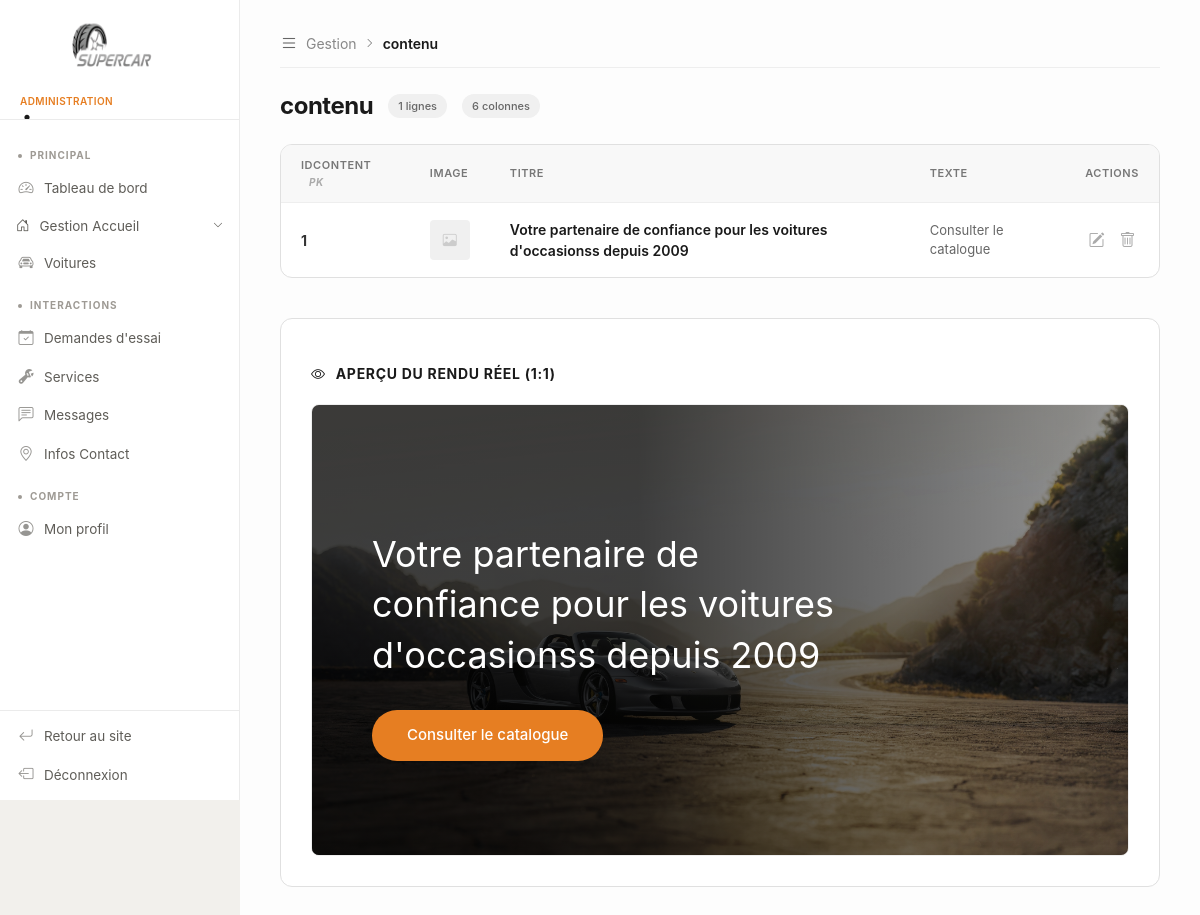
Page /Admin/section_hero.php (signed in) on the committed database.
### tables this page shows
CREATE TABLE contenu(
   id_contenu INT AUTO_INCREMENT PRIMARY KEY,
   lignecontenu INT,
   titre VARCHAR(200) NOT NULL,
   texte TEXT,
   image VARCHAR(255) DEFAULT NULL,
   page VARCHAR(100)
);

### Admin/backend/gestion_accueil/FonctionContenu.php (called while the page is built, shortened)
<?php
function get_contenu_by_page($page) {
    global $bdd;
    $sql = "SELECT * FROM contenu WHERE page = '$page' ORDER BY lignecontenu ASC";
    $resultat = mysqli_query($bdd, $sql);
    return mysqli_fetch_all($resultat, MYSQLI_ASSOC);
}
?>

### Admin/section_hero.php (the view, shortened to what this page needs)
<?php
include 'backend/gestion_accueil/FonctionContenu.php';
$hero_contents = get_contenu_by_page('accueil');
$count_rows = count($hero_contents);
$edit_data = null;
$hero_main = null;
foreach ($hero_contents as $row) {
    if ($row['lignecontenu'] == 1) $hero_main = $row;
}
?>
<!DOCTYPE html>
<html lang="fr">
<head>
    <link rel="stylesheet" href="https://cdn.jsdelivr.net/npm/bootstrap-icons@1.11.3/font/bootstrap-icons.css">
    <link rel="stylesheet" href="assets/header.css">
    <link rel="stylesheet" href="assets/section_hero.css">
</head>
<body>
    <?php include('include/header.php'); ?>
    <div id="main-content" class="<?= $edit_data ? 'page-blur' : '' ?>">
        <div class="top-nav-admin">
            <div class="breadcrumb-simple">
                <i class="bi bi-list"></i> Gestion <i class="bi bi-chevron-right" style="font-size: 10px;"></i> <span class="current">contenu</span>
            </div>
        </div>
        <div class="table-info-header">
            <div class="table-title-wrap">
                <h1>contenu</h1>
                <span class="badge-info"><?= $count_rows ?> lignes</span>
                <span class="badge-info">6 colonnes</span>
            </div>
        </div>
        <div class="table-container">
            <div style="overflow-x: auto;">
                <table class="admin-table">
                    <thead>
                        <tr>
                            <th>IDCONTENT <span class="cell-badge">PK</span></th>
                            <th>IMAGE</th>
                            <th>TITRE</th>
                            <th>TEXTE</th>
                            <th style="text-align: center;">ACTIONS</th>
                        </tr>
                    </thead>
                    <tbody>
                        <?php if (empty($hero_contents)): ?>
                            <tr>
                                <td colspan="5" style="text-align: center; padding: 40px; color: #888;">
                                    Aucune donnée disponible.
                                </td>
                            </tr>
                        <?php else: ?>
                            <?php foreach ($hero_contents as $row): ?>
                                <tr>
                                    <td style="font-weight: 700;"><?= $row['id_contenu'] ?></td>
                                    <td>
                                        <?php if($row['image']): ?>
                                            <div style="width: 40px; height: 40px; border-radius: 4px; background: url('../images/background/<?= $row['image'] ?>') center/cover;"></div>
                                        <?php else: ?>
                                            <div style="width: 40px; height: 40px; border-radius: 4px; background: #f0f0f0; display: flex; align-items: center; justify-content: center; color: #ccc;">
                                                <i class="bi bi-image"></i>
                                            </div>
                                        <?php endif; ?>
                                    </td>
                                    <td style="font-weight: 600; color: #1a1a1a;"><?= $row['titre'] ?></td>
                                    <td style="max-width: 300px; color: #666; font-size: 13px;"><?= $row['texte'] ?></td>
                                    <td>
                                        <div class="action-links" style="justify-content: center;">
                                            <a href="section_hero.php?edit=<?= $row['id_contenu'] ?>" title="Modifier">
                                                <i class="bi bi-pencil-square"></i>
                                            </a>
                                            <a href="backend/gestion_accueil/delete_hero.php?id=<?= $row['id_contenu'] ?>" class="delete" title="Supprimer" onclick="return confirm('Supprimer définitivement cette ligne ?')">
                                                <i class="bi bi-trash"></i>
                                            </a>
                                        </div>
                                    </td>
                                </tr>
                            <?php endforeach; ?>
                        <?php endif; ?>
                    </tbody>
                </table>
            </div>
        </div>
        <div class="preview-container">
            <h3 class="preview-title"><i class="bi bi-eye"></i> Aperçu du rendu réel (1:1)</h3>
            <div class="hero-preview-wrapper">
                <section class="hero-section" style="background: linear-gradient(rgba(0,0,0,0.4), rgba(0,0,0,0.4)), url('../images/background/<?= $hero_main['image'] ?? 'background/porsche.jpg' ?>') center/cover;">
                    <div class="hero-overlay"></div>
                    <div class="hero-content">
                        <h1 class="hero-title"><?= $hero_main ? $hero_main['titre'] : "Titre par défaut" ?></h1>
                        <div class="btn-orange-hero"><?= $hero_main ? $hero_main['texte'] : "Bouton" ?></div>
                    </div>
                </section>
            </div>
        </div>
    </div>
    <?php include('include/footer.php'); ?>
</body>
</html>

### Admin/assets/header.css (style rules this page uses)
:root { --bg-primary: #ffffff; --bg-secondary: #f8f6f3; --bg-tertiary: #f2f0ec; --text-primary: #1a1a1a; --text-secondary: #5f5d58; --text-tertiary: #9e9a94; --border: rgba(0, 0, 0, 0.08); --border-md: rgba(0, 0, 0, 0.14); --accent: #E67E22; --accent-soft: #fdf5ed; --accent-dark: #c86a10; --accent-text: #ffffff; }
*, *::before, *::after { box-sizing: border-box; }
body { margin: 0; padding: 0; font-family: -apple-system, BlinkMacSystemFont, 'Segoe UI', 'Helvetica Neue', Arial, sans-serif; background: var(--bg-tertiary); color: var(--text-primary); font-size: 14px; line-height: 1.5; min-height: 100vh; display: flex; }

### Admin/assets/section_hero.css (style rules this page uses)
#main-content { flex: 1; padding: 20px 40px; background: #fdfdfd; min-width: 0; }
.top-nav-admin { display: flex; justify-content: space-between; align-items: center; padding: 10px 0; margin-bottom: 20px; border-bottom: 0.5px solid #eee; }
.breadcrumb-simple { font-size: 14px; color: #888; display: flex; align-items: center; gap: 8px; }
.breadcrumb-simple i { font-size: 18px; color: #666; }
.breadcrumb-simple .current { font-weight: 600; color: #1a1a1a; }
.table-info-header { display: flex; justify-content: space-between; align-items: center; margin-bottom: 20px; }
.table-title-wrap { display: flex; align-items: center; gap: 15px; }
.table-title-wrap h1 { font-size: 24px; font-weight: 700; margin: 0; letter-spacing: -0.02em; }
.badge-info { font-size: 11px; background: #f0f0f0; color: #666; padding: 4px 10px; border-radius: 20px; font-weight: 500; }
.table-container { background: #fff; border: 0.5px solid #e0e0e0; border-radius: 12px; overflow: hidden; }
.admin-table { width: 100%; border-collapse: collapse; }
.admin-table thead { background: #f8f8f8; }
.admin-table th { padding: 12px 20px; font-size: 11px; font-weight: 600; color: #777; text-transform: uppercase; letter-spacing: 0.05em; text-align: left; border-bottom: 0.5px solid #eee; }
.admin-table td { padding: 16px 20px; font-size: 14px; color: #333; border-bottom: 0.5px solid #f5f5f5; }
.admin-table tr:last-child td { border-bottom: none; }
.cell-badge { font-size: 10px; font-weight: 700; color: #aaa; margin-left: 8px; font-style: italic; text-transform: uppercase; }
.action-links { display: flex; gap: 15px; }
.action-links a { color: #aaa; font-size: 16px; transition: color 0.2s; }
.preview-container { margin-top: 40px; background: #fff; border: 0.5px solid #e0e0e0; border-radius: 12px; padding: 30px; margin-bottom: 30px; }
.preview-title { font-size: 14px; font-weight: 700; color: #1a1a1a; margin-bottom: 20px; display: flex; align-items: center; gap: 10px; text-transform: uppercase; letter-spacing: 0.05em; }
.hero-preview-wrapper { width: 100%; border-radius: 8px; overflow: hidden; position: relative; border: 1px solid #eee; }
.hero-preview-wrapper .hero-section { position: relative; height: 450px; min-height: 400px; background-size: cover; background-position: center; display: flex; align-items: center; overflow: hidden; font-family: -apple-system, BlinkMacSystemFont, 'Segoe UI', 'Roboto', sans-serif; }
.hero-preview-wrapper .hero-overlay { position: absolute; top: 0; left: 0; right: 0; bottom: 0; background: linear-gradient(to right, rgba(0, 0, 0, 0.6) 40%, transparent 100%); z-index: 1; }
.hero-preview-wrapper .hero-content { position: relative; z-index: 2; max-width: 600px; padding: 60px; }
.hero-preview-wrapper .hero-title { font-size: 36px; font-weight: 400; color: white; margin-bottom: 30px; line-height: 1.4; opacity: 0; animation: fadeInUpPreview 0.8s ease-out forwards; }
.hero-preview-wrapper .btn-orange-hero { background-color: #E67E22; color: white; border: none; padding: 14px 35px; border-radius: 25px; font-weight: 500; font-size: 15px; cursor: pointer; transition: all 0.3s ease; display: inline-block; text-decoration: none; opacity: 0; animation: fadeInUpPreview 0.8s ease-out 0.3s forwards; }

### rows in the picture
contenu: id_contenu "1", titre "Votre partenaire de confiance pour les voitures d'occasionss depuis 2009", texte "Consulter le catalogue"

### other values in the picture
$count_rows "1"
